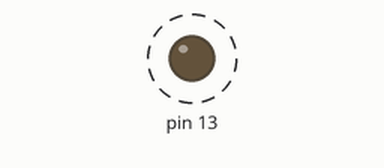
Bench run of a sketch on a simulated Arduino Uno, built with avr-gcc and run on an emulated ATmega328P. On the bench: output pins drawn as LEDs (lit = HIGH). Dashed ring = blinking.

Above: at 1.2 s.
Timing chart, 0 to 5.3 s (numbered marks = the images above):
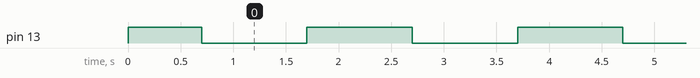

Measured:
- by itself, pin 13: alternates HIGH for 1.0 s and LOW for 1.0 s

The sketch:

AcendeLed.ino
```cpp
void setup() {
  pinMode(13, OUTPUT);
  //Led começa aceso
  digitalWrite(13, HIGH);
  delay(700); // Wait for 700 millisecond(s)
}

void loop() {
  //Apaga o Led
  digitalWrite(13, LOW);
  delay(1000); // Wait for 1000 millisecond(s)

  //Acende o Led
  digitalWrite(13, HIGH);
  delay(1000); // Wait for 1000 millisecond(s)
}
```
